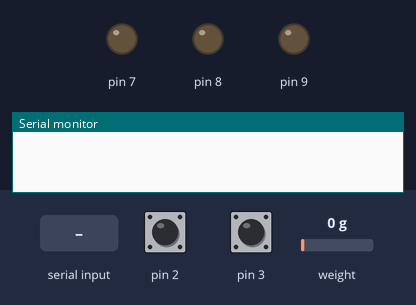
Simulated run of this sketch. Board: Arduino Uno, built with avr-gcc and run on an emulated ATmega328P. Parts: output pins drawn as LEDs (lit = HIGH), the last lines printed to the serial monitor. Dashed ring = blinking. The inputs (shaded band) are chosen by the test bench; at power-on: pin 2 HIGH, pin 3 HIGH, weight on the scale 0 g.

Above: at 8.4 s.
8.5 s: "3" received over Serial
At 8.89 s:
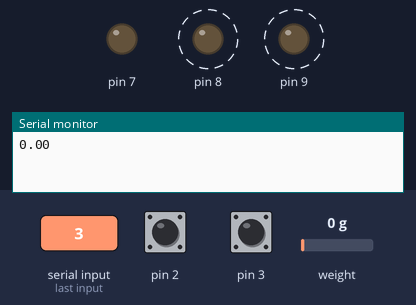
Timing chart, 0 to 17.5 s (numbered marks = the images above; inputs shaded):
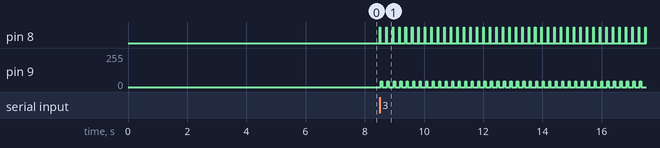

Measured:
- after the input at 8.5 s, pin 8: alternates HIGH for 0.02 s and LOW for 0.20 s, starting at once; pin 9: alternates 45/255 for 0.04 s and 0/255 for 0.18 s, starting at once

The sketch:

VeinduinoTest.ino
```cpp
#include <Arduino.h>
#include "Veinduino.h"
#include "HX711.h"

HX711 scale(A1, A0);

Veinduino* veinduino;
char user_input;

const int step = 9;            //STEP pin of the Easy Driver
const int dir = 8;             //DIR pin of the Easy Driver
const int ena = 6;             //ENABLE pin of the Easy Driver
const int pump = 7;            //Controll pin of the pump
const int reverse = 2;         //Pin of the reverse controll button
const int forcestop = 3;       //Pin of the force stop button
const int pressureSens = A5;   //Pin of the pressure sensor

void setup() {
    veinduino = new Veinduino(step, dir, ena, pump, reverse, forcestop, pressureSens); //Constructor of the Veinduino class
    scale.read();              //Read a raw value from the scale
    scale.read_average(20);    //The average of 20 readings from the scale
    scale.get_value(5);        //The average of 5 readings from the scale minus the tare weight (not set yet)
    scale.get_units(5);        //The average of 5 readings from the scale minus tare weight (not set) divided by the scale parameter (not set yet)
    scale.set_scale(2280.f);   //This value is obtained by calibrating the scale with known weights (we calibrated the scale with a 1 kg reference weight)
    scale.tare();              //Reset the scale to 0
    scale.read();              //Read a raw value from the scale
    scale.read_average(20);    //The average of 20 readings from the scale
    scale.get_value(5);        //Print the average of 5 readings from the ADC minus the tare weight, set with tare()
    scale.get_units(5);        //Print the average of 5 readings from the ADC minus tare weight, divided by the SCALE parameter set with set_scale
    sei();                     // Enable global interrupts
    EIMSK |= (1 << INT0);      // Enable external interrupt INT0
    EICRA |= (1 << ISC01);     // Trigger INT0 on falling edge
}

void loop() {
  if(Serial.available()){                     //If the serial connection is available
    user_input = Serial.read();               //Read a character from serial
    if (user_input == '1') {                  //If the character is 1
      veinduino->goMotor(3000);               //The motor will go to the end of the rail
    } else if (user_input == '2') {           //If the character is 2
      veinduino->goMotorBack(3000);           //The motor will go back
    } else if (user_input == '3'){            //If the character is 3
      digitalWrite(veinduino->_dir, HIGH);    //Change the direction of the motor
      for(int x= 1; x < 250; x++) {
          veinduino->goMotor(10);             //The motor will spin
          Serial.println(scale.get_units(2)); //Print the average of 2 readings from the ADC minus the tare weight
      }
      veinduino->resetMotor();                //Stop the motor
    } else if (user_input == '4'){            //If the character is 4
      veinduino->goPump(10000);               //Enable the pump and start measuring the pressure
    }
    veinduino->resetMotor();                  //Stop the motor
  }
  if (digitalRead(veinduino->_rev) == LOW){
    veinduino->goMotorBack(100);
    //Serial.println("da");
  }
}

ISR(INT0_vect)                         //Interrupt Service Routine attached to INT0 vector
{
    digitalWrite(veinduino->_enable,HIGH);  //Disable the motor
    //Serial.println("ad");
}
```
